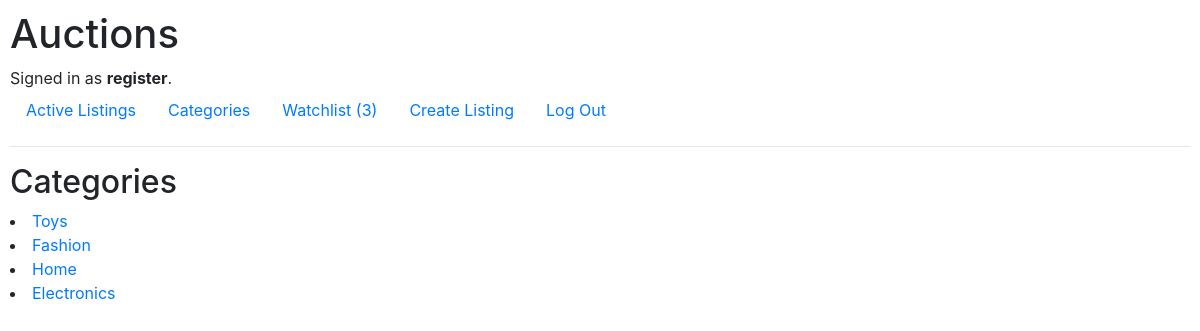
Screenshot of /category (signed in) with the database file from the repository.
### auctions/models.py (models this page shows, shortened)
class User(AbstractUser):
    pass

class Watchlist(models.Model):
    user = models.ForeignKey(User, on_delete =models.CASCADE, related_name = 'watchlist')
    listing = models.ManyToManyField(Listing, blank = True, related_name = 'watchlist')

class Category(models.Model):
    name = models.CharField(max_length = 60)

### auctions/views.py (the view)
# urls.py: path("category", views.category_main, name = "category_main"),
def category_main(request):
    category_list = Category.objects.all()
    return render(request, "auctions/category_main.html", {
        "category_list":category_list
    })

### auctions/templates/auctions/category_main.html
{% extends "auctions/layout.html" %}
{% block body %}
    <h2>Categories</h2>
    {%for category in category_list%}
    <li><a href = {% url "show_category" category.id %}>{{category.name}} </a></li>
    {%endfor%}
{% endblock %}

### auctions/templates/auctions/layout.html (shortened to what this page needs)
{% load static %}
<!DOCTYPE html>
<html lang="en">
    <head>
        <link rel="stylesheet" href="https://stackpath.bootstrapcdn.com/bootstrap/4.4.1/css/bootstrap.min.css">
        <link href="{% static 'auctions/styles.css' %}" rel="stylesheet">
    </head>
    <body>
        <h1>Auctions</h1>
        <div>
            {% if user.is_authenticated %}
                Signed in as <strong>{{ user.username }}</strong>.
            {% else %}
                Not signed in.
            {% endif %}
        </div>
        <ul class="nav">
            <li class="nav-item">
                <a class="nav-link" href="{% url 'index' %}">Active Listings</a>
            </li>
            {% if user.is_authenticated %}
                <li class="nav-item">
                    <a class="nav-link" href="{% url 'category_main' %}">Categories</a>
                </li>
                <li class="nav-item">
                    <a class="nav-link" href="{% url 'show_watchlist' %}">Watchlist ({{user.watchlist.first.listing.all | length}}) </a>
                </li>
                <li class="nav-item">
                    <a class="nav-link" href="{% url 'create_listing' %}">Create Listing</a>
                </li>
                <li class="nav-item">
                    <a class="nav-link" href="{% url 'logout' %}">Log Out</a>
                </li>
            {% endif %}
        </ul>
        <hr>
        {% block body %}
        {% endblock %}
    </body>
</html>

### auctions/static/auctions/styles.css (style rules this page uses)
body { padding: 10px; }

### rows the page displays
User: username "register", watchlist.first.listing.all|length "3"
Category: name "Toys"
Category: name "Fashion"
Category: name "Home"
Category: name "Electronics"
